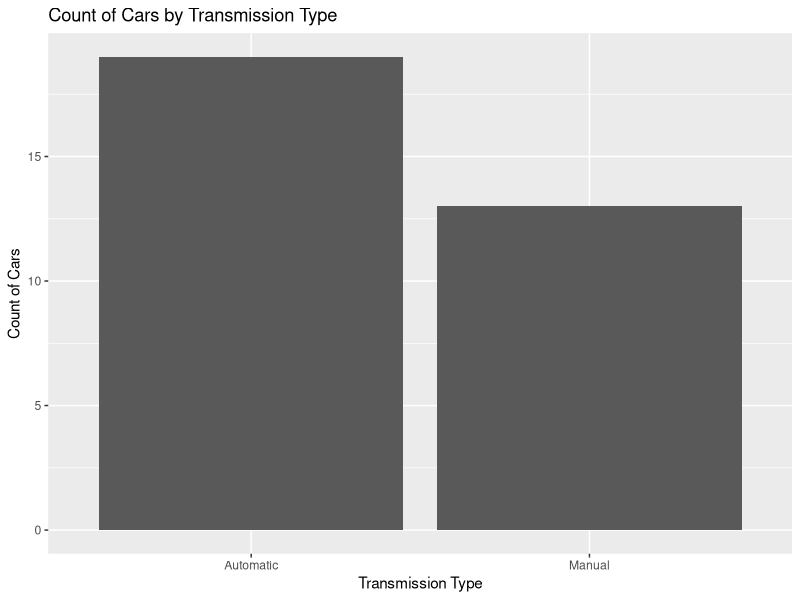
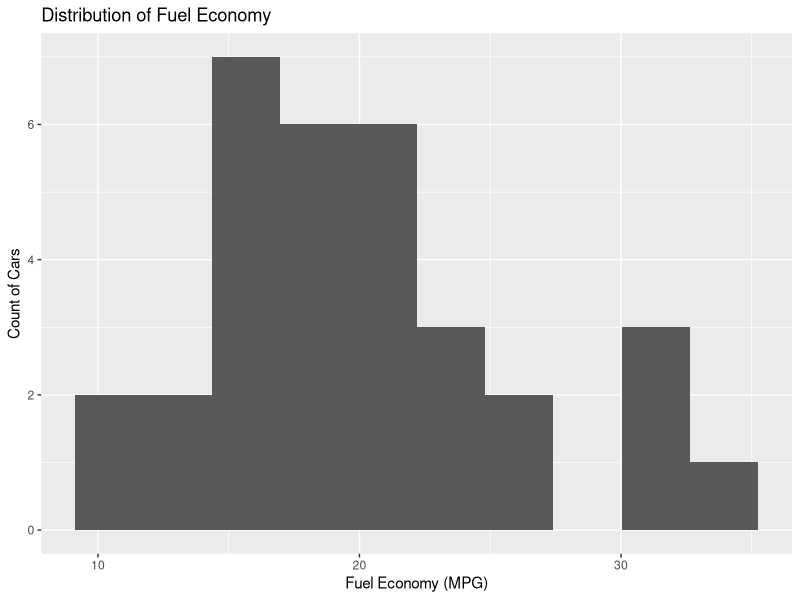
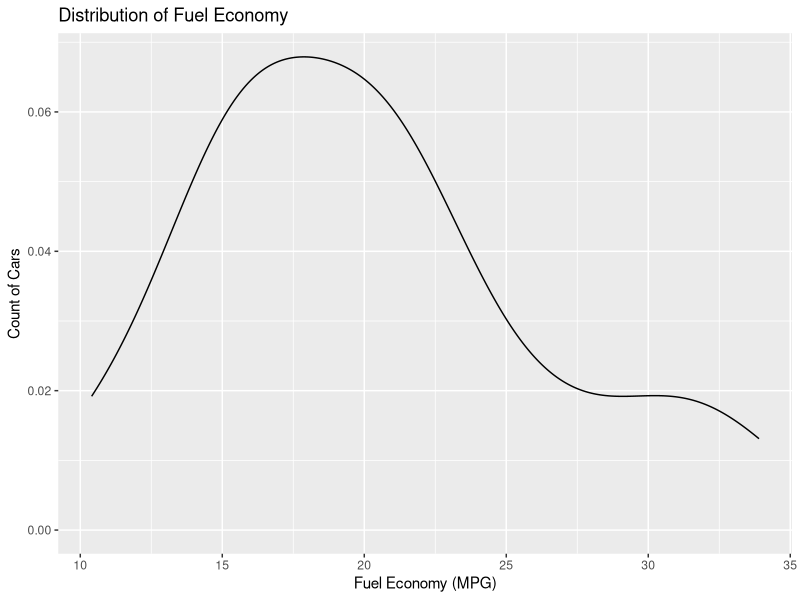
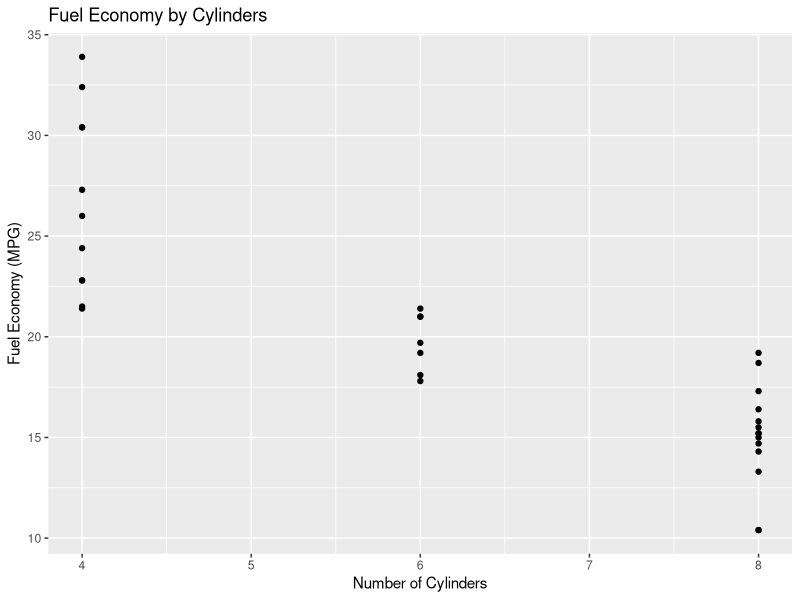

The R script that drew these images, in order:
#*********************************************************
#File Name:   Data_Visualizations.R  
#
#Author:      David Noke
#
#Description: Various example of creating graphs 
#             using ggplot2.
#
#Key Words:   ggplot(), geom_bar, geom_histogram, 
#             geom_density, geom_density, geom_point
#*********************************************************
#
#Plotting Systems:
#   Base
#   Lattice
#   ggplot2
#
#*********************************************************
#Questions:
#   1-How many cars of each transmission type?
#         Frequency bar graph
#   2-What does the distribution of fuel economy look like?
#         Histogram and density plot
#   3-How are the number of cylinders and fuel economy related?
#         Scatter plot
#*********************************************************

#Set working directory
setwd("C:/Kaggle/R Data")

#Read a csv file
cars <- read.csv("Cars.csv")

#Load ggplot2 library
library("ggplot2")

#Question 1:  How many cars of each transmission type?
#Frequency bar chart
#   aes - aesthetic mappings
#   geom_bar - bar chart
#   ggtitle - chart title
#   xlab - x label
#   ylab - y label
ggplot(
    data = cars,
    aes(x = Transmission)) +
    geom_bar() + 
    ggtitle("Count of Cars by Transmission Type") +
    xlab("Transmission Type") + 
    ylab("Count of Cars")


#Question 2:  What does the distribution of fuel economy look like?
#Historgram
ggplot(
  data = cars,
  aes(x = Fuel.Economy)) +
  geom_histogram(bins = 10) + 
  ggtitle("Distribution of Fuel Economy") +
  xlab("Fuel Economy (MPG)") + 
  ylab("Count of Cars")

#Density plot
ggplot(
  data = cars,
  aes(x = Fuel.Economy)) +
  geom_density() + 
  ggtitle("Distribution of Fuel Economy") +
  xlab("Fuel Economy (MPG)") + 
  ylab("Count of Cars")

#Question 3: How are the number of cylinders and fuel economy related?
#Scatterplot
ggplot(
  data = cars,
  aes(x = Cylinders,
      y = Fuel.Economy)) +
  geom_point() + 
  ggtitle("Fuel Economy by Cylinders") +
  xlab("Number of Cylinders") + 
  ylab("Fuel Economy (MPG)")




